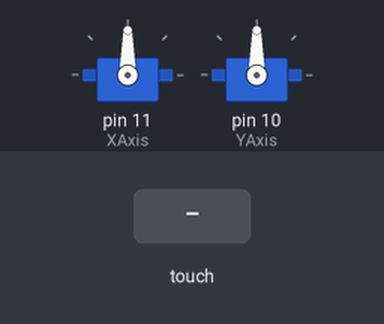
Bench run of a sketch on a simulated Arduino Uno, built with avr-gcc and run on an emulated ATmega328P. Shown: 2 × servo. The test bench sets the inputs (shaded band).

Above: at 1.2 s.
1.3 s: touch panel pressed at 13 % / 10 % of its raw x / y range
At 1.8 s:
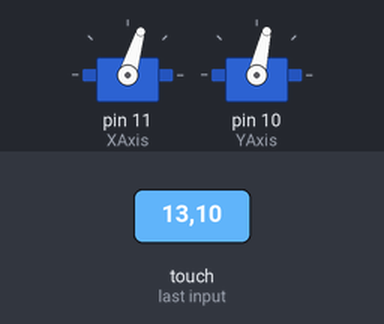
3.4 s: touch panel pressed at 38 % / 10 % of its raw x / y range
At 4.8 s:
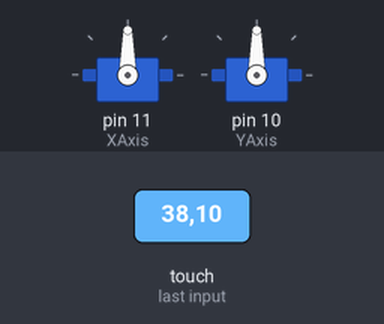
5.0 s: touch panel pressed at 87 % / 10 % of its raw x / y range
At 5.5 s:
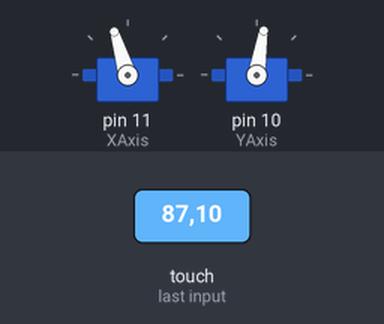
6.6 s: touch panel pressed at 62 % / 10 % of its raw x / y range
At 7.7 s:
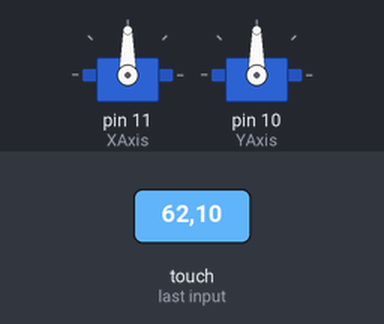
8.2 s: touch panel pressed at 13 % / 30 % of its raw x / y range
At 8.7 s:
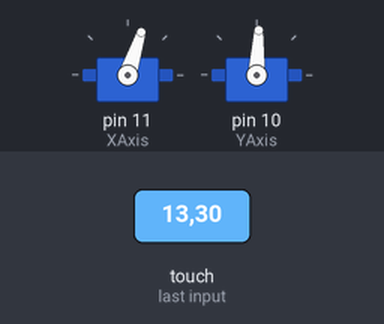
9.8 s: touch panel pressed at 87 % / 30 % of its raw x / y range
At 11.3 s:
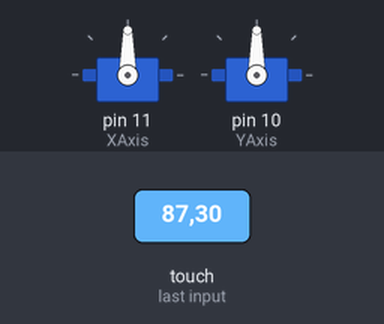
Timing chart, 0 to 12.4 s (numbered marks = the images above; inputs shaded):
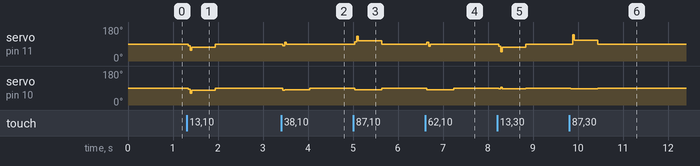

Measured:
- after the input at 1.3 s, servo on pin 11 (XAxis): 90° → 73° at once, → 90° 0.60 s later; servo on pin 10 (YAxis): 90° → 77° at once, → 90° 0.60 s later
- after the input at 3.4 s, servo on pin 11 (XAxis): 90° → 89° at once, → 90° 0.60 s later; servo on pin 10 (YAxis): 90° → 81° at once, → 90° 0.60 s later
- after the input at 5.0 s, servo on pin 11 (XAxis): 90° → 107° at once, → 90° 0.60 s later; servo on pin 10 (YAxis): 90° → 82° at once, → 81° 0.08 s later, → 90° 0.52 s later
- after the input at 6.6 s, servo on pin 11 (XAxis): 90° → 100° at once, → 78° 0.04 s later, → 90° 0.04 s later; servo on pin 10 (YAxis): 90° → 82° at once, → 81° 0.08 s later, → 90° 0.52 s later
- after the input at 8.2 s, servo on pin 11 (XAxis): 90° → 72° at once, → 90° 0.60 s later; servo on pin 10 (YAxis): 90° → 87° at once, → 90° 0.60 s later
- after the input at 9.8 s, servo on pin 11 (XAxis): 90° → 109° after 0.08 s, → 90° 0.56 s later; servo on pin 10 (YAxis): 90° → 85° at once, → 90° 0.60 s later

The sketch:

EquilibrioBola_PID.ino
```cpp
// Automatic 2-DOF ball-balancing platform
// PID CONTROL

#include <stdint.h>
#include "TouchScreen.h"
#include <Servo.h>

// Pines de control de la pantalla táctil resistiva
#define YP A2
#define XM A3
#define YM 6
#define XP 5

// Valores de calibración de posición de la pantalla táctil
const int TS_MINX = 74;
const int TS_MAXX = 969;
const int TS_MINY = 104;
const int TS_MAXY = 934;

// Pines de servomotores
#define XAxis 11
#define YAxis 10

// Variables de filtrado
const int maxData = 5;
const float alpha = 0.8f;

//Estructura de datos de errores (Algoritmo PID)
struct ErrorState {
  float previous;
  float actual;
};

//Estructura de datos de ganancias de controlador PID
struct PIDConstants {
  float p;  // Ganancia proporcional
  float i;  // Ganancia integral
  float d;  // Ganancia derivativa
};

//Estructura de datos de valores límites
struct limitValues {
  float min;
  float max;
};

// Estructura de datos de control por eje
struct AxisControl {
  // Filtrado medida (mediana + EMA)
  int medianArray[maxData]; //Array para obtener la mediana de medidas
  float previousPosition;
  float filteredPosition;

  // Algoritmo control PID
  ErrorState error;
  PIDConstants K;
  const float reference;
  float integral;
  float derivative;
  bool pidInitialized;
  limitValues outputLimit;
  float debug;
};

// Función para cálculo de mediana de un array
int median(int a[maxData]) {
  int b[maxData];
  memcpy(b, a, sizeof(b));  // copia, para no tocar el buffer original
  for (int i = 1; i < maxData; i++) {   // ordenación por inserción
    int key = b[i];
    int j = i - 1;
    while (j >= 0 && b[j] > key) {
      b[j + 1] = b[j];
      j--;
    }
    b[j + 1] = key;
  }
  return b[maxData/2];  // valor central
}

// Función para cálculo de EMA
float ema(AxisControl axis){
  return alpha * median(axis.medianArray) + (1-alpha) * axis.previousPosition;
}

// Algoritmo de control PID
float PID(AxisControl& axis, float calcTime){
  axis.error.actual = axis.reference - axis.filteredPosition;

  // Control proporcional
  float proportional = axis.K.p * axis.error.actual;

  // Control integral
  axis.integral += (axis.error.actual + axis.error.previous) / 2.0f * calcTime;
  float integral = constrain(axis.K.i * axis.integral, -30, 30); //Anti-windup

  // Control derivativo
  float derivative = 0;
  if (axis.pidInitialized) { // Eliminar derivative kick
    axis.derivative = axis.K.d * (axis.error.actual - axis.error.previous) / calcTime;
  }
  axis.pidInitialized = true;

  // Ley de control
  float output = proportional + integral + axis.derivative;

  // Actualización del error
  axis.debug = axis.error.previous;
  axis.error.previous = axis.error.actual;

  // Enviar señal de control saturada a planta
  return constrain(output,axis.outputLimit.min, axis.outputLimit.max);
}

// Función de reinicio de variables
void restartAxis(AxisControl& axis){
  axis.integral = 0;
  axis.error.previous = 0;
  axis.error.actual = 0;
  axis.pidInitialized = false;
}

// Inicialización de la pantalla táctil
TouchScreen ts = TouchScreen(XP, YP, XM, YM, 299);  // Resistencia en eje X medida con multímetro

// Inicialización de servomotores
Servo servoX;
Servo servoY;

// Inicialización de ejes
AxisControl controlX = {};
AxisControl controlY = {};


void setup() {
  // Asignación de pines de servomotores
  servoX.attach(XAxis);
  servoY.attach(YAxis);
  ts.pressureThreshhold = 5;

  // Valores de constantes del control del eje X
  controlX.K.p = 0.2;
  controlX.K.i = 0.05;
  controlX.K.d = 0.1;
  controlX.outputLimit.min = -50;
  controlX.outputLimit.max = 50;

  // Valores de constantes del control del eje Y
  controlY.K.p = 0.15;
  controlY.K.i = 0.05;
  controlY.K.d = 0.1;
  controlY.outputLimit.min = -40;
  controlY.outputLimit.max = 40;

  //Posición inicial servomotores
  servoX.write(90);
  servoY.write(90);
}


void loop() {
  // Inicio de tiempo
  unsigned long startTime = millis();
  unsigned long lastRead = 0;
  unsigned long lastDetection = 0;
  int numData = 0;

  // Recopilación de medidas de pantalla resistiva
  while (numData < maxData){
    // Leer solo cada 10 ms
    if (millis() - lastRead >= 10) {
      lastRead = millis();
      // Lectura de pantalla resistiva
      TSPoint p = ts.getPoint();

      // Si existe detección, se registra la posición
      if (p.z > ts.pressureThreshhold) {
        lastDetection = millis();
        //Calibración de posición
        int x = map(p.x, TS_MINX, TS_MAXX, -85, 85);
        int y = map(p.y, TS_MINY, TS_MAXY, 64, -64);

        //Filtrado de coordenadas
        controlX.medianArray[numData] = x;
        controlY.medianArray[numData] = y;
        numData++;
      }
    }
    //Salir del bucle while y volver a posición inicial tras tiempo sin detección
    if (millis() - lastDetection > 500){
      break;
    }
  }

  //Medida correcta - Inicio algoritmo PID
  if (numData == maxData){
  //Filtrado mediana + EMA
  controlX.filteredPosition = ema(controlX);
  controlY.filteredPosition = ema(controlY);

  //Actualización valores previos
  controlX.previousPosition = controlX.filteredPosition;
  controlY.previousPosition = controlY.filteredPosition;

  //Control PID
  float calcTime = (millis() - startTime) / 1000.0f;
  float outputX = PID(controlX, calcTime);
  float outputY = PID(controlY, calcTime);

  //Enviar señal de control a la planta
  servoX.write(90 - outputX);
  servoY.write(90 + outputY);
  }

  //Tiempo de espera agotado - Reinicio de sistema
  else {
    //Posición inicial servomotores
    servoX.write(90);
    servoY.write(90);

    //Reinicio errores e integral de ejes
    restartAxis(controlX);
    restartAxis(controlY);
  }
}
```
